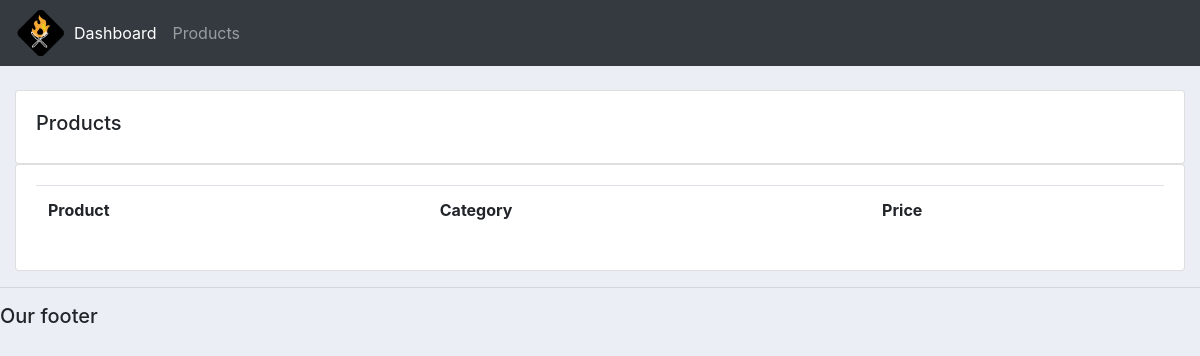
The app's page /products/, older data.
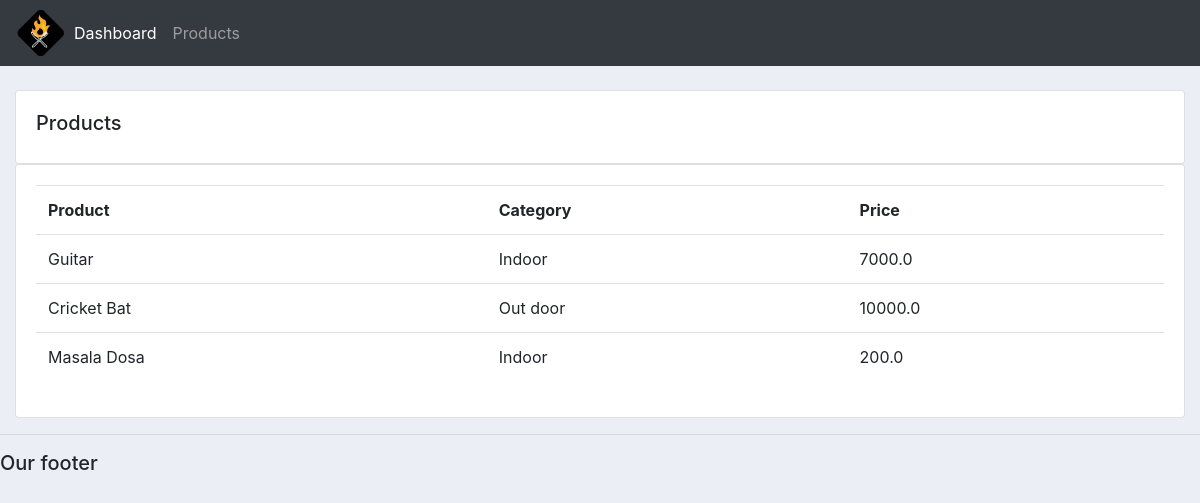
The same page, newer data.
### accounts/models.py (models this page shows, shortened)
class Product(models.Model):
    CATEGORY = (
        ('Indoor', 'Indoor'),
        ('Out door', 'Out door')
    )
    name = models.CharField(max_length=200, null=True)
    price = models.FloatField(null=True)
    category = models.CharField(max_length=200, null=True, choices=CATEGORY)
    description = models.CharField(max_length=200, null=True, blank=True)
    date_created = models.DateTimeField(auto_now_add=True, null=True)
    tags = ManyToManyField(Tag)

### accounts/views.py (the view)
# urls.py: path('products/', views.products, name="products"),
def products(request):
    products = Product.objects.all()
    return render(request, 'accounts/products.html', {'products': products})

### accounts/templates/accounts/products.html
{% extends 'accounts/main.html' %}
{% block content %}
    <br>
    <div class="row">
        <div class="col-md">
            <div class="card card-body">
                <h5>Products</h5>
            </div>
            <div class="card card-body">
                <table class="table">
                    <tr>
                        <th>Product</th>
                        <th>Category</th>
                        <th>Price</th>
                    </tr>
                    {% for i in products %}
                        <tr>
                            <td>{{ i.name }}</td>
                            <td>{{ i.category }}</td>
                            <td>{{ i.price }}</td>
                        </tr>
                    {% endfor %}
                </table>
            </div>
        </div>
    </div>
{% endblock content %}

Row changes from the older to the newer data that the page shows:
added Product: name "Guitar", category "Indoor", price "7000.0"
added Product: name "Cricket Bat", category "Out door", price "10000.0"
added Product: name "Masala Dosa", category "Indoor", price "200.0"
